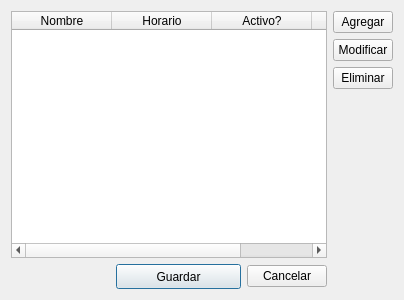
<?xml version="1.0" encoding="UTF-8"?>
<ui version="4.0">
 <class>Dialog</class>
 <widget class="QDialog" name="Dialog">
  <property name="geometry">
   <rect>
    <x>0</x>
    <y>0</y>
    <width>404</width>
    <height>300</height>
   </rect>
  </property>
  <property name="windowTitle">
   <string>Trabajadores</string>
  </property>
  <layout class="QGridLayout" name="gridLayout">
   <item row="0" column="0">
    <widget class="QTableWidget" name="tableWidget">
     <column>
      <property name="text">
       <string>Nombre</string>
      </property>
     </column>
     <column>
      <property name="text">
       <string>Horario</string>
      </property>
     </column>
     <column>
      <property name="text">
       <string>Activo?</string>
      </property>
     </column>
     <column>
      <property name="text">
       <string>Numero</string>
      </property>
     </column>
    </widget>
   </item>
   <item row="1" column="0">
    <layout class="QHBoxLayout" name="horizontalLayout">
     <item>
      <spacer name="horizontalSpacer">
       <property name="orientation">
        <enum>Qt::Horizontal</enum>
       </property>
       <property name="sizeHint" stdset="0">
        <size>
         <width>40</width>
         <height>20</height>
        </size>
       </property>
      </spacer>
     </item>
     <item>
      <widget class="QPushButton" name="botonGuardar">
       <property name="minimumSize">
        <size>
         <width>125</width>
         <height>25</height>
        </size>
       </property>
       <property name="text">
        <string>Guardar</string>
       </property>
      </widget>
     </item>
     <item>
      <widget class="QPushButton" name="botonCancelar">
       <property name="maximumSize">
        <size>
         <width>100</width>
         <height>16777215</height>
        </size>
       </property>
       <property name="text">
        <string>Cancelar</string>
       </property>
      </widget>
     </item>
    </layout>
   </item>
   <item row="0" column="1">
    <layout class="QVBoxLayout" name="verticalLayout">
     <item>
      <widget class="QPushButton" name="botonAgregar">
       <property name="maximumSize">
        <size>
         <width>60</width>
         <height>16777215</height>
        </size>
       </property>
       <property name="text">
        <string>Agregar</string>
       </property>
      </widget>
     </item>
     <item>
      <widget class="QPushButton" name="botonModificar">
       <property name="maximumSize">
        <size>
         <width>60</width>
         <height>16777215</height>
        </size>
       </property>
       <property name="text">
        <string>Modificar</string>
       </property>
      </widget>
     </item>
     <item>
      <widget class="QPushButton" name="botonEliminar">
       <property name="maximumSize">
        <size>
         <width>60</width>
         <height>16777215</height>
        </size>
       </property>
       <property name="text">
        <string>Eliminar</string>
       </property>
      </widget>
     </item>
     <item>
      <spacer name="verticalSpacer">
       <property name="orientation">
        <enum>Qt::Vertical</enum>
       </property>
       <property name="sizeHint" stdset="0">
        <size>
         <width>20</width>
         <height>40</height>
        </size>
       </property>
      </spacer>
     </item>
    </layout>
   </item>
  </layout>
 </widget>
 <resources/>
 <connections/>
</ui>
